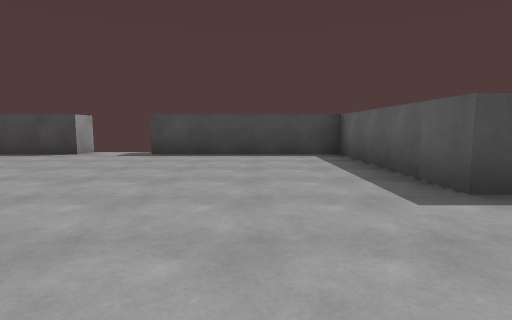
view 1 (above)

19 first-person views from a walk through a scene from a Unity 3-D project. The camera is 1.2 m above the floor, tilts 6° down and sees 80° across. The floor is counted in squares, 2 m on a side. Each view is taken from the middle of a square. On the plan, view 1 faces up. The plan holds only what a view shows up to about 9 squares ahead; the rest is blank. The player is left out.

view 2
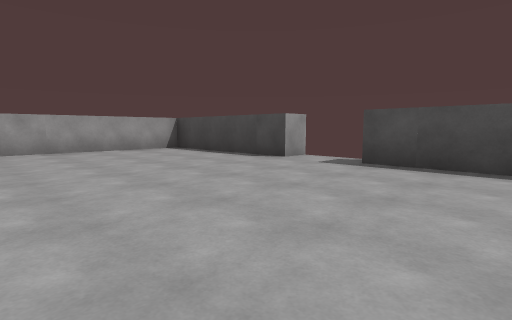

view 3
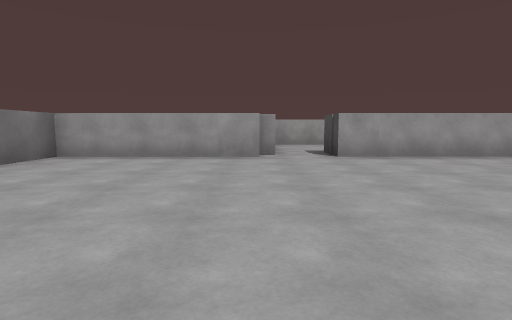

view 4
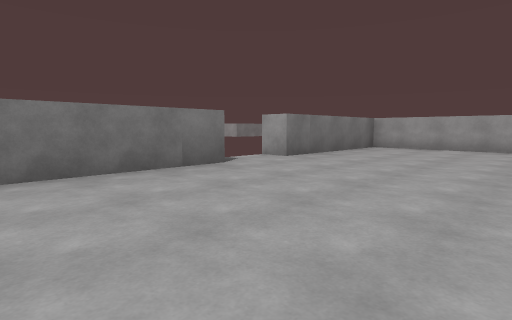

view 5
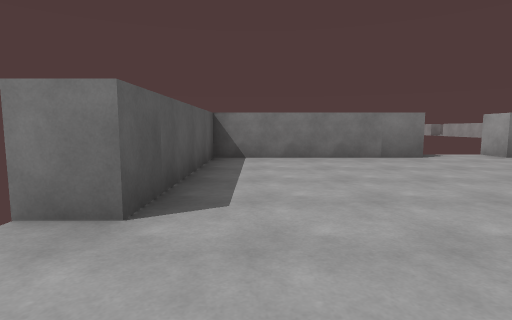

view 6
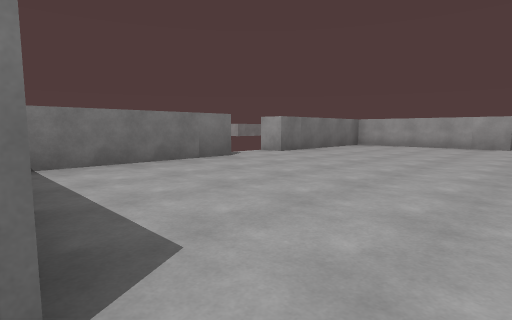

view 7
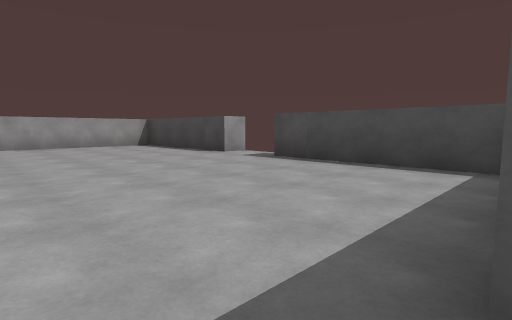

view 8
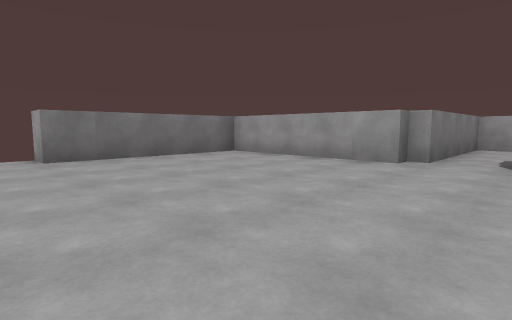

view 9
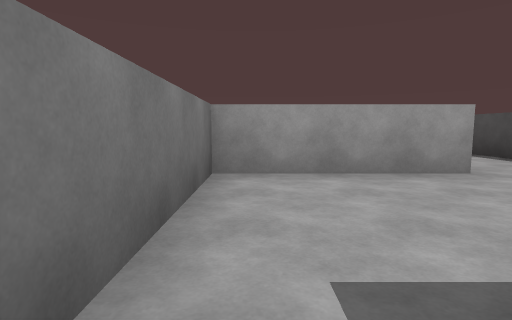

view 10
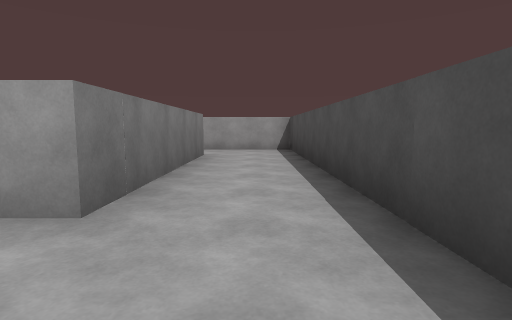

view 11
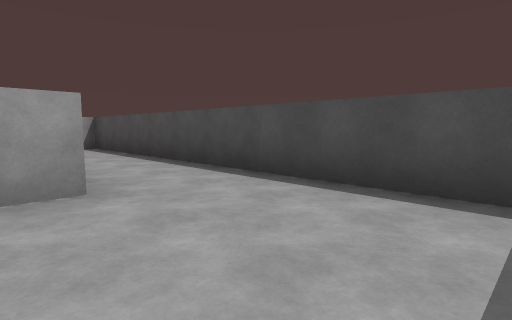

view 12
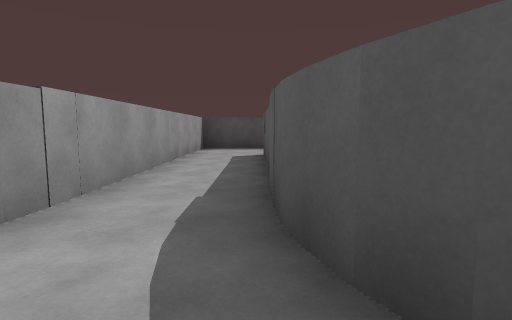

view 13
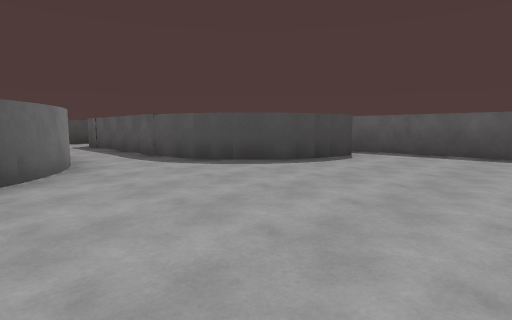

view 14
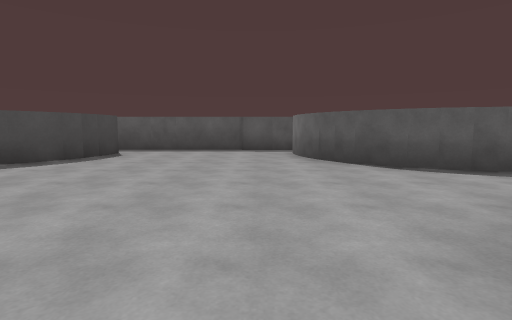

view 15
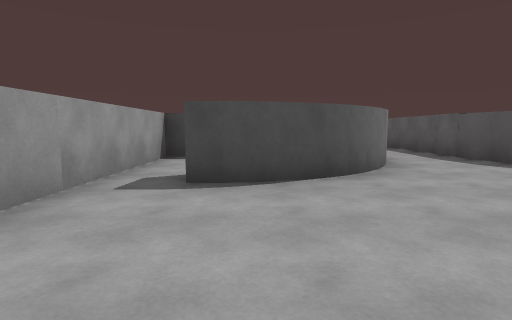

view 16
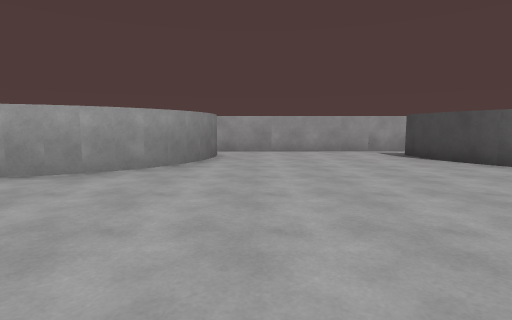

view 17
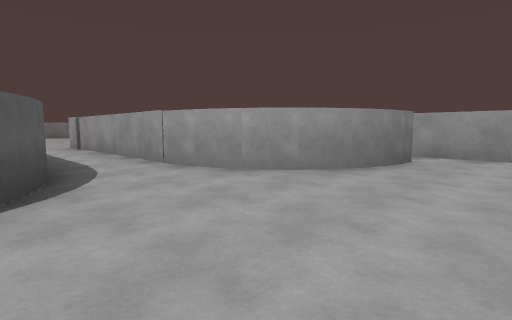

view 18
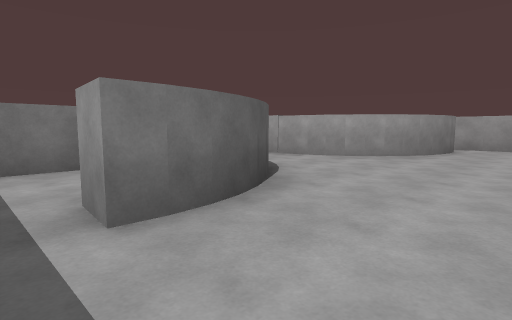

view 19
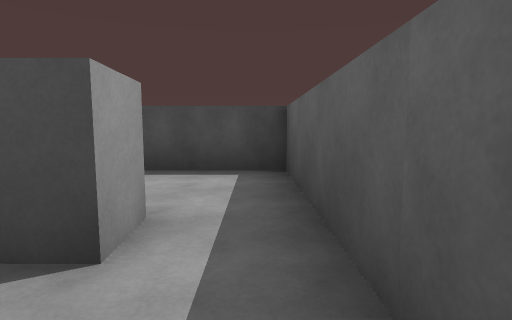

### Floor plan
Points are (right, up) in squares from view 1. A wall is a line through its corners. A room is listed if a view was taken in it or the views show most of it. See-through windows are left out.
Room 1 (views 1, 2, 3, 4, 5, 6, 7, 8)
walls: (-2.5, -3.2) (1.9, -3.2) (1.9, 1.1) (2.6, 1.1); (2.3, 2.7) (1.9, 2.7) (1.9, 7) (-2.4, 7); (-8.4, 1.1) (-8.4, -3.2) (-4.1, -3.2) (-4.1, -4); (-8.8, 1.4) (-8.8, 1.1); (-4.1, 7.8) (-4.1, 7) (-7.9, 7); (-8.4, 6.5) (-8.4, 2.7)
ways out: opening at (-9, 2) to room 2; gap at (-4, -4)
Room 2 (views 9, 10, 11)
walls: (-17.9, 4.8) (-13, 4.8) (-13, 1.4) (-8.8, 1.4); (-10.1, 7) (-19.6, 7) (-19.6, 1.6); (-17.8, 1.6) (-17.8, 4.2); (-8.4, 2.7) (-9.5, 2.7); (-8.8, 1.1) (-8.4, 1.1)
ways out: opening at (-9, 2) to room 1; opening at (-19, 1) to room 3
Room 3 (views 12, 13, 14, 15, 16, 17, 18, 19)
walls: (-20.4, -1.8) (-20.9, -2.2); (-20.8, -2.1) (-21.2, -2.4); (-20.2, -1.6) (-20.6, -2); (-21.1, -2.3) (-21.7, -2.6); (-16.9, -2) (-17.2, -1.6); (-21.5, -2.5) (-22, -2.6); (-20, -1.2) (-20.3, -1.6); (-17.1, -1.7) (-17.5, -1.2); (-16.6, -2.2) (-16.9, -1.9); (-17.4, -1.3) (-17.6, -0.9) (-17.8, -0.5); (-19.8, -0.9) (-20, -1.3); (-21.9, -2.6) (-22.4, -2.7); (-15.8, -2.6) (-16.3, -2.4) (-16.7, -2.1); (-22.3, -2.7) (-22.8, -2.7); (-19.7, -0.5) (-19.8, -1); (-17.7, -0.6) (-17.9, 0); (-21.3, -7.1) (-20.8, -7.4); (-20.9, -7.4) (-20.5, -7.7); (-20.5, -7.6) (-20.2, -8); (-21.7, -7) (-21.1, -7.2); (-17.8, -0.1) (-17.8, 1.6); (-20.3, -7.9) (-20, -8.3); (-16.3, -7.2) (-15.8, -7); (-16.7, -7.5) (-16.1, -7.1); (-15, -2.7) (-15.5, -2.7) (-15.9, -2.5); (-16.9, -7.7) (-16.5, -7.4); (-15.9, -7) (-15.4, -6.9); (-20, -8.2) (-19.8, -8.8); (-17.2, -8) (-16.9, -7.6); (-22.4, -6.8) (-22, -6.9) (-21.5, -7); (-15.5, -6.9) (-15, -6.9); (-17.4, -8.3) (-17.2, -7.9); (-22.8, -6.7) (-22.3, -6.8); (-14.7, -2) (-14.7, -2.7) (-15.2, -2.7); (-15.1, -6.9) (-14.6, -6.9); (-17.6, -8.7) (-17.4, -8.2); (-23.9, -1.4) (-23.8, -7.2); (-19.6, 1.6) (-19.6, -0.1); (-13.6, -7.1) (-13.6, -1.4)
ways out: opening at (-19, 1) to room 2; opening at (-23, -7); opening at (-23, -1); opening at (-18.5, -8); opening at (-14, -6); opening at (-14, -2)

Where each view was taken, in squares from view 1:
view 1: 0 up, 0 right, facing up
view 2: 2 up, 0 right, facing up-left
view 3: 1 up, 2 left, facing left
view 4: 1 up, 1 right, facing down-left
view 5: 3 up, 1 right, facing down
view 6: 2 up, 2 right, facing down-left
view 7: 2 up, 2 right, facing up-left
view 8: 3 up, 3 left, facing down-left
view 9: 2 up, 9 left, facing left
view 10: 6 up, 11 left, facing left
view 11: 4 up, 10 left, facing up-left
view 12: 2 down, 18 left, facing up
view 13: 6 down, 21 left, facing up-right
view 14: 6 down, 22 left, facing right
view 15: 6 down, 22 left, facing up
view 16: 6 down, 16 left, facing left
view 17: 5 down, 17 left, facing down-left
view 18: 5 down, 14 left, facing down-left
view 19: 4 down, 14 left, facing up
